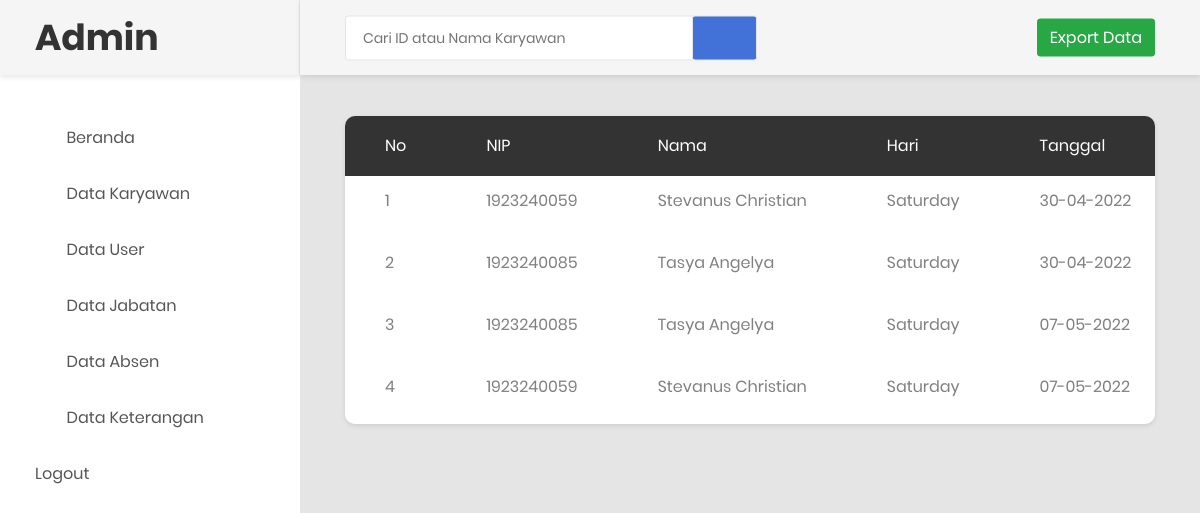
Before: /data_absen.php (signed in) with the older database file.
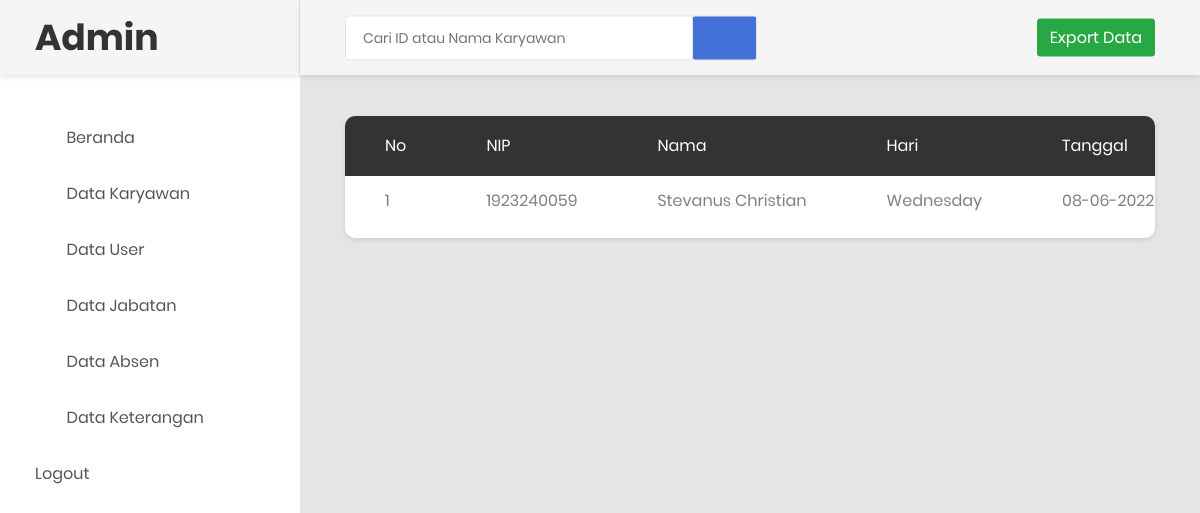
After: the same page with the newer database file.
### tables this page shows
CREATE TABLE `tb_absen` (
  `id` int(11) NOT NULL,
  `id_karyawan` int(11) NOT NULL,
  `nama` varchar(255) NOT NULL,
  `hari` varchar(250) NOT NULL,
  `tanggal` varchar(250) NOT NULL,
  `waktu` varchar(255) NOT NULL,
  `status_absen` varchar(100) NOT NULL,
  `latitude` varchar(250) NOT NULL,
  `longitude` varchar(250) NOT NULL
);

### data_absen.php (the view, shortened to what this page needs)
<!DOCTYPE html>
<html lang="en">
<head>
    <link rel="stylesheet" href="https://maxcdn.bootstrapcdn.com/bootstrap/4.5.2/css/bootstrap.min.css">
    <link rel="stylesheet" type="text/css" href="css/bootstrap.css" media="all">
    <link href="css/font-face.css" rel="stylesheet" media="all">
    <link href="vendor/font-awesome-4.7/css/font-awesome.min.css" rel="stylesheet" media="all">
    <link href="vendor/font-awesome-5/css/fontawesome-all.min.css" rel="stylesheet" media="all">
    <link href="vendor/mdi-font/css/material-design-iconic-font.min.css" rel="stylesheet" media="all">
    <link href="vendor/bootstrap-4.1/bootstrap.min.css" rel="stylesheet" media="all">
    <link href="vendor/animsition/animsition.min.css" rel="stylesheet" media="all">
    <link href="vendor/bootstrap-progressbar/bootstrap-progressbar-3.3.4.min.css" rel="stylesheet" media="all">
    <link href="vendor/wow/animate.css" rel="stylesheet" media="all">
    <link href="vendor/css-hamburgers/hamburgers.min.css" rel="stylesheet" media="all">
    <link href="vendor/slick/slick.css" rel="stylesheet" media="all">
    <link href="vendor/select2/select2.min.css" rel="stylesheet" media="all">
    <link href="vendor/perfect-scrollbar/perfect-scrollbar.css" rel="stylesheet" media="all">
    <link href="css/theme.css" rel="stylesheet" media="all">
</head>
<body class="animsition">
    <div class="page-wrapper">
        <aside class="menu-sidebar d-none d-lg-block">
            <div class="logo">
                <a href="#">
                    <h1>Admin</h1>
                </a>
            </div>
            <div class="menu-sidebar__content js-scrollbar1">
                <nav class="navbar-sidebar">
                    <ul class="list-unstyled navbar__list">
                        <li>
                            <a class="js-arrow" href="admin.php">
                                <i class="fas fa-tachometer-alt"></i>Beranda</a>
                        </li>
                        <li>
                            <a href="datakaryawan.php">
                                <i class="fas fa-chart-bar"></i>Data Karyawan</a>
                        </li>
                        <li>
                            <a href="datauser.php">
                                <i class="fas fa-table"></i>Data User</a>
                        </li>
                        <li>
                            <a href="datajabatan.php">
                                <i class="far fa-check-square"></i>Data Jabatan</a>
                        </li>
                        <li class="data_absen.php">
                            <a href="data_absen.php">
                                <i class="fas fa-calendar-alt"></i>Data Absen</a>
                        </li>
                          <li>
                            <a href="data_keterangan.php">
                                <i class="fas fa-table"></i>Data Keterangan
                            </a>
                        </li>
                        <li>
                            <a href="logout.php">Logout</a>
                        </li>
                    </ul>
                </nav>
            </div>
        </aside>
        <div class="page-container">
            <header class="header-desktop">
                <div class="section__content section__content--p30">
                    <div class="container-fluid">
                        <div class="header-wrap">
                            <form class="form-header" action="prospenab.php" method="POST">
                                <input autocomplete="off" class="au-input au-input--xl" type="text" name="cari" placeholder="Cari ID atau Nama Karyawan" />
                                <button class="au-btn--submit" type="submit">
                                    <i class="zmdi zmdi-search"></i>
                                </button>
                            </form>
                            <a href="export_excel.php"><button class="btn btn-success" onclick="return confirm('Export data ke Microsoft Excel?');">Export Data</button></a>
                        </div>
                    </div>
                </div>
            </header>
            <div class="main-content">
                <div class="section__content section__content--p30">
                    <div class="container-fluid">
                                <div class="table-responsive table--no-card m-b-30">
                                    <table class="table table-borderless table-striped table-earning">
                                        <thead>
                                            <tr>
                                                <th>No</th>
                                                <th>NIP</th>
                                                <th>Nama</th>
                                                <th>Hari</th>
                                                <th>Tanggal</th>
                                            </tr>
                                        </thead>
                                        <?php
                                            include 'koneksi.php';
                                            $sql = "SELECT * FROM tb_absen";
                                            $query = mysqli_query($koneksi, $sql);
                                            $no = 1;
                                            while ($row = mysqli_fetch_array($query)) {
                                         ?>
                                        <tbody>
                                            <tr>
                                                <td><?php echo $no ?></td>
                                                <td><?php echo $row['id_karyawan']; ?></td>
                                                <td><?php echo $row ['nama']; ?></td>
                                                <td><?php echo $row['hari']; ?></td>
                                                <td><?php echo $row['tanggal']; ?></td>
                                            </tr>
                                           <?php
                                           $no++;
                                       }
                                            ?>
                                        </tbody>
                                    </table>
                                </div>
                            </div>
                        <div class="row">
                            <div class="col-lg-6">
                            </div>
                            </div>
                        </div>
                        <div class="row">
                            <div class="col-md-12">
                            </div>
                        </div>
                        <div class="row m-t-30">
                            <div class="col-md-12">
                            </div>
                        </div>
                </div>
            </div>
        </div>
</body>
</html>

Changed rows visible on the page:
removed tb_absen: id_karyawan "1923240059", nama "Stevanus Christian", hari "Saturday", tanggal "30-04-2022"
removed tb_absen: id_karyawan "1923240085", nama "Tasya Angelya", hari "Saturday", tanggal "30-04-2022"
removed tb_absen: id_karyawan "1923240085", nama "Tasya Angelya", hari "Saturday", tanggal "07-05-2022"
removed tb_absen: id_karyawan "1923240059", nama "Stevanus Christian", hari "Saturday", tanggal "07-05-2022"
added tb_absen: id_karyawan "1923240059", nama "Stevanus Christian", hari "Wednesday", tanggal "08-06-2022"
